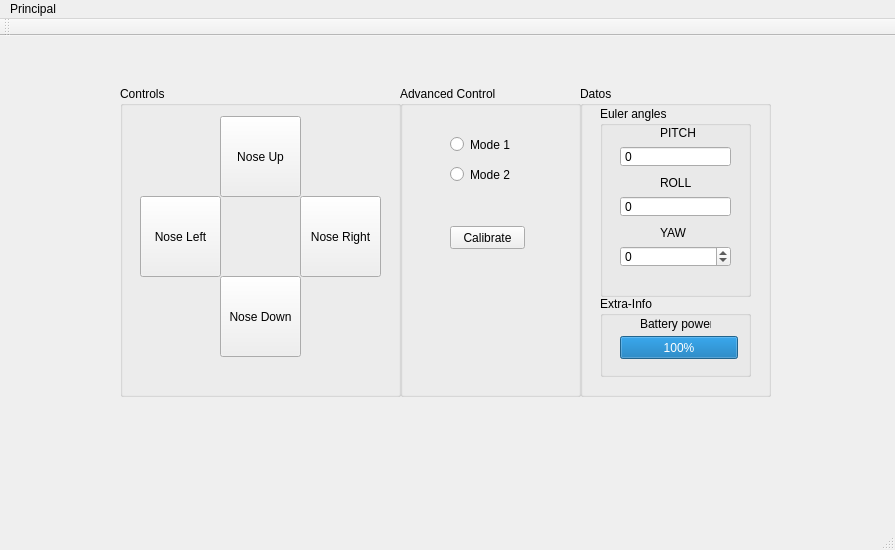
<?xml version="1.0" encoding="UTF-8"?>
<ui version="4.0">
 <class>Interfaz</class>
 <widget class="QMainWindow" name="Interfaz">
  <property name="geometry">
   <rect>
    <x>0</x>
    <y>0</y>
    <width>895</width>
    <height>550</height>
   </rect>
  </property>
  <property name="windowTitle">
   <string>Interfaz</string>
  </property>
  <property name="documentMode">
   <bool>false</bool>
  </property>
  <widget class="QWidget" name="centralWidget">
   <widget class="QGroupBox" name="groupBox">
    <property name="geometry">
     <rect>
      <x>120</x>
      <y>50</y>
      <width>281</width>
      <height>311</height>
     </rect>
    </property>
    <property name="title">
     <string>Controls</string>
    </property>
    <widget class="QPushButton" name="noseup">
     <property name="geometry">
      <rect>
       <x>100</x>
       <y>30</y>
       <width>81</width>
       <height>81</height>
      </rect>
     </property>
     <property name="text">
      <string>Nose Up</string>
     </property>
    </widget>
    <widget class="QPushButton" name="noseright">
     <property name="geometry">
      <rect>
       <x>180</x>
       <y>110</y>
       <width>81</width>
       <height>81</height>
      </rect>
     </property>
     <property name="text">
      <string>Nose Right</string>
     </property>
    </widget>
    <widget class="QPushButton" name="nosedown">
     <property name="geometry">
      <rect>
       <x>100</x>
       <y>190</y>
       <width>81</width>
       <height>81</height>
      </rect>
     </property>
     <property name="text">
      <string>Nose Down</string>
     </property>
    </widget>
    <widget class="QPushButton" name="noseleft">
     <property name="geometry">
      <rect>
       <x>20</x>
       <y>110</y>
       <width>81</width>
       <height>81</height>
      </rect>
     </property>
     <property name="text">
      <string>Nose Left</string>
     </property>
    </widget>
   </widget>
   <widget class="QGroupBox" name="groupBox_2">
    <property name="geometry">
     <rect>
      <x>400</x>
      <y>50</y>
      <width>181</width>
      <height>311</height>
     </rect>
    </property>
    <property name="title">
     <string>Advanced Control</string>
    </property>
    <widget class="QRadioButton" name="modo1">
     <property name="geometry">
      <rect>
       <x>50</x>
       <y>50</y>
       <width>82</width>
       <height>17</height>
      </rect>
     </property>
     <property name="text">
      <string>Mode 1</string>
     </property>
    </widget>
    <widget class="QRadioButton" name="modo2">
     <property name="geometry">
      <rect>
       <x>50</x>
       <y>80</y>
       <width>82</width>
       <height>17</height>
      </rect>
     </property>
     <property name="text">
      <string>Mode 2</string>
     </property>
    </widget>
    <widget class="QPushButton" name="calibrar">
     <property name="geometry">
      <rect>
       <x>50</x>
       <y>140</y>
       <width>75</width>
       <height>23</height>
      </rect>
     </property>
     <property name="text">
      <string>Calibrate</string>
     </property>
    </widget>
   </widget>
   <widget class="QGroupBox" name="groupBox_4">
    <property name="geometry">
     <rect>
      <x>580</x>
      <y>50</y>
      <width>191</width>
      <height>311</height>
     </rect>
    </property>
    <property name="title">
     <string>Datos</string>
    </property>
    <widget class="QGroupBox" name="groupBox_5">
     <property name="geometry">
      <rect>
       <x>20</x>
       <y>20</y>
       <width>151</width>
       <height>191</height>
      </rect>
     </property>
     <property name="title">
      <string>Euler angles</string>
     </property>
     <widget class="QLabel" name="label_2">
      <property name="geometry">
       <rect>
        <x>60</x>
        <y>20</y>
        <width>47</width>
        <height>13</height>
       </rect>
      </property>
      <property name="text">
       <string>PITCH</string>
      </property>
     </widget>
     <widget class="QLabel" name="label_3">
      <property name="geometry">
       <rect>
        <x>60</x>
        <y>70</y>
        <width>47</width>
        <height>13</height>
       </rect>
      </property>
      <property name="text">
       <string>ROLL</string>
      </property>
     </widget>
     <widget class="QLabel" name="label_4">
      <property name="geometry">
       <rect>
        <x>60</x>
        <y>120</y>
        <width>47</width>
        <height>13</height>
       </rect>
      </property>
      <property name="text">
       <string>YAW</string>
      </property>
     </widget>
     <widget class="QSpinBox" name="yaw">
      <property name="geometry">
       <rect>
        <x>20</x>
        <y>140</y>
        <width>111</width>
        <height>21</height>
       </rect>
      </property>
      <property name="buttonSymbols">
       <enum>QAbstractSpinBox::UpDownArrows</enum>
      </property>
      <property name="minimum">
       <number>-44</number>
      </property>
      <property name="maximum">
       <number>44</number>
      </property>
      <property name="singleStep">
       <number>5</number>
      </property>
     </widget>
     <widget class="QSpinBox" name="pitch1">
      <property name="geometry">
       <rect>
        <x>20</x>
        <y>40</y>
        <width>111</width>
        <height>21</height>
       </rect>
      </property>
      <property name="toolTipDuration">
       <number>-1</number>
      </property>
      <property name="buttonSymbols">
       <enum>QAbstractSpinBox::NoButtons</enum>
      </property>
      <property name="minimum">
       <number>-44</number>
      </property>
      <property name="maximum">
       <number>44</number>
      </property>
      <property name="singleStep">
       <number>5</number>
      </property>
      <property name="stepType">
       <enum>QAbstractSpinBox::DefaultStepType</enum>
      </property>
      <property name="value">
       <number>0</number>
      </property>
     </widget>
     <widget class="QSpinBox" name="roll2">
      <property name="geometry">
       <rect>
        <x>20</x>
        <y>90</y>
        <width>111</width>
        <height>21</height>
       </rect>
      </property>
      <property name="buttonSymbols">
       <enum>QAbstractSpinBox::NoButtons</enum>
      </property>
      <property name="minimum">
       <number>-44</number>
      </property>
      <property name="maximum">
       <number>44</number>
      </property>
     </widget>
    </widget>
    <widget class="QGroupBox" name="groupBox_6">
     <property name="geometry">
      <rect>
       <x>20</x>
       <y>210</y>
       <width>151</width>
       <height>81</height>
      </rect>
     </property>
     <property name="title">
      <string>Extra-Info</string>
     </property>
     <widget class="QLabel" name="label_5">
      <property name="geometry">
       <rect>
        <x>40</x>
        <y>20</y>
        <width>71</width>
        <height>16</height>
       </rect>
      </property>
      <property name="text">
       <string>Battery power</string>
      </property>
     </widget>
     <widget class="QProgressBar" name="bateria">
      <property name="geometry">
       <rect>
        <x>20</x>
        <y>40</y>
        <width>118</width>
        <height>23</height>
       </rect>
      </property>
      <property name="value">
       <number>100</number>
      </property>
     </widget>
    </widget>
   </widget>
   <widget class="QLabel" name="impresion">
    <property name="geometry">
     <rect>
      <x>90</x>
      <y>370</y>
      <width>461</width>
      <height>51</height>
     </rect>
    </property>
    <property name="text">
     <string/>
    </property>
   </widget>
  </widget>
  <widget class="QMenuBar" name="menuBar">
   <property name="geometry">
    <rect>
     <x>0</x>
     <y>0</y>
     <width>895</width>
     <height>21</height>
    </rect>
   </property>
   <widget class="QMenu" name="menuInterfaz">
    <property name="title">
     <string>Principal</string>
    </property>
   </widget>
   <addaction name="menuInterfaz"/>
  </widget>
  <widget class="QToolBar" name="mainToolBar">
   <attribute name="toolBarArea">
    <enum>TopToolBarArea</enum>
   </attribute>
   <attribute name="toolBarBreak">
    <bool>false</bool>
   </attribute>
  </widget>
  <widget class="QStatusBar" name="statusBar"/>
 </widget>
 <layoutdefault spacing="6" margin="11"/>
 <resources/>
 <connections/>
</ui>
